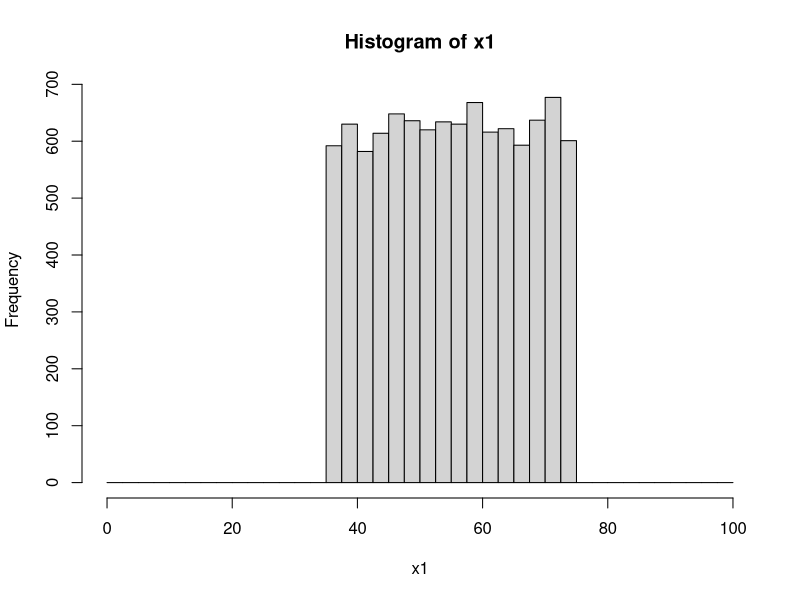
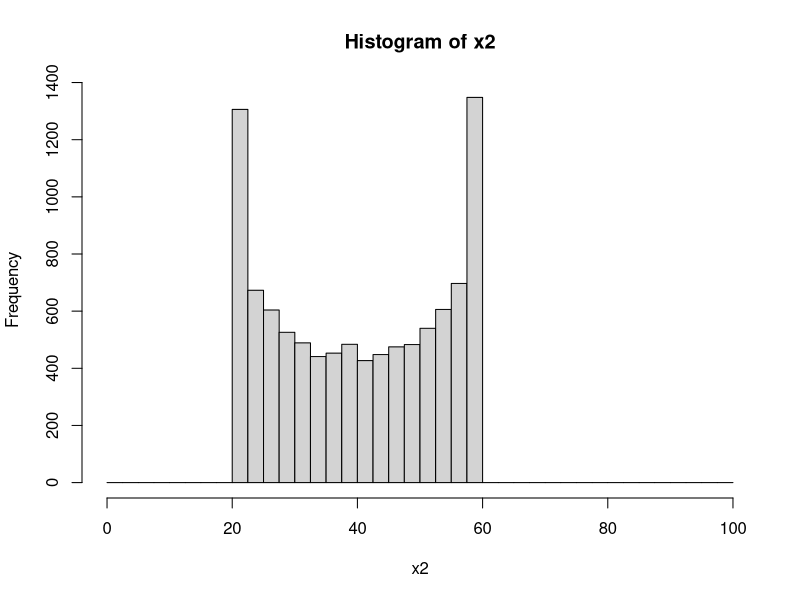
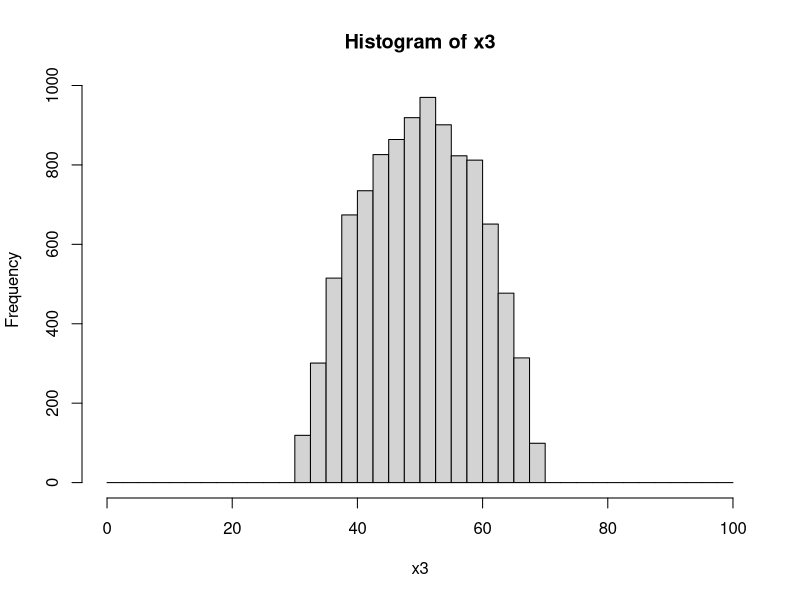
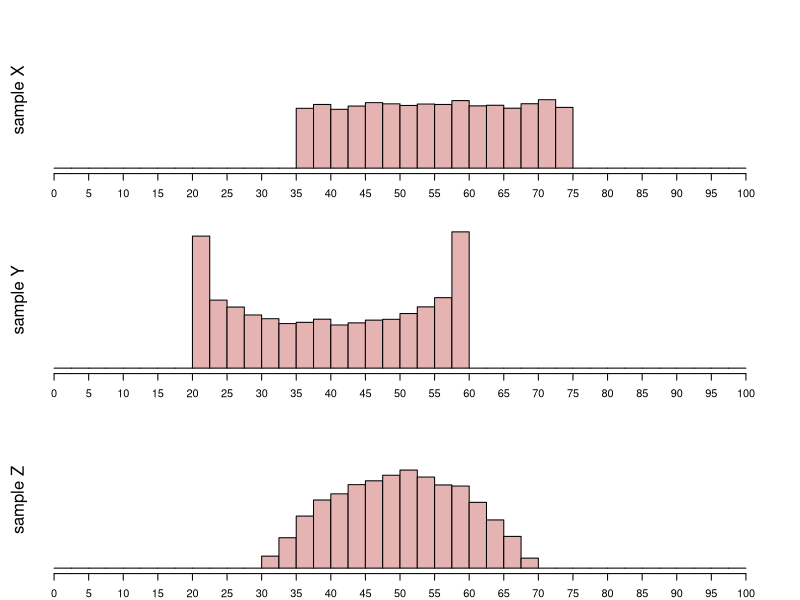

Generate these figures, in order, with R:
## ---- chunk 1

type = sample(1:3,3) #bell, uniform, bimodal
n = 10000
beta1 = c(2,1,0.6)[type]
beta2 = c(2,1,0.6)[type]
mid = sample(seq(30,70,5),3)
width = sample(seq(20,60,10),1)
bottom = mid-width/2

x1 = rbeta(n,beta1[1],beta2[1])*(width-0.02)+bottom[1]+0.01
x2 = rbeta(n,beta1[2],beta2[2])*(width-0.02)+bottom[2]+0.01
x3 = rbeta(n,beta1[3],beta2[3])*(width-0.02)+bottom[3]+0.01

h1 = hist(x1,xlim=c(0,100),breaks=seq(0,100,2.5))
h2 = hist(x2,xlim=c(0,100),breaks=seq(0,100,2.5))
h3 = hist(x3,xlim=c(0,100),breaks=seq(0,100,2.5))

counts1 = h1$counts
counts2 = h2$counts
counts3 = h3$counts

ym = max(c(counts1,counts2,counts3))

ans1 = paste0((mid==min(mid))*1,collapse="")
ans2 = paste0((mid==max(mid))*1,collapse="")
ans3 = paste0((type==min(type))*1,collapse="")
ans4 = paste0((type==max(type))*1,collapse="")

## ---- chunk 2
par(mfrow=c(3,1),mar=c(0,0,0,0))
par(mar=c(2,2,2,2))
hist(x1,xlim=c(0,100),breaks=seq(0,100,2.5),ann=F,axes=F,ylim=c(0,ym),col=rgb(0.9,0.7,0.7))
axis(1,line=0,at=seq(0,100,5))
mtext("sample X",2,0,srt=90)

par(mar=c(2,2,2,2))
hist(x2,xlim=c(0,100),breaks=seq(0,100,2.5),ann=F,axes=F,ylim=c(0,ym),col=rgb(0.9,0.7,0.7))
axis(1,line=0,at=seq(0,100,5))
mtext("sample Y",2,0,srt=90)

par(mar=c(2,2,2,2))
hist(x3,xlim=c(0,100),breaks=seq(0,100,2.5),ann=F,axes=F,ylim=c(0,ym),col=rgb(0.9,0.7,0.7))
axis(1,line=0,at=seq(0,100,5))
mtext("sample Z",2,0,srt=90)
